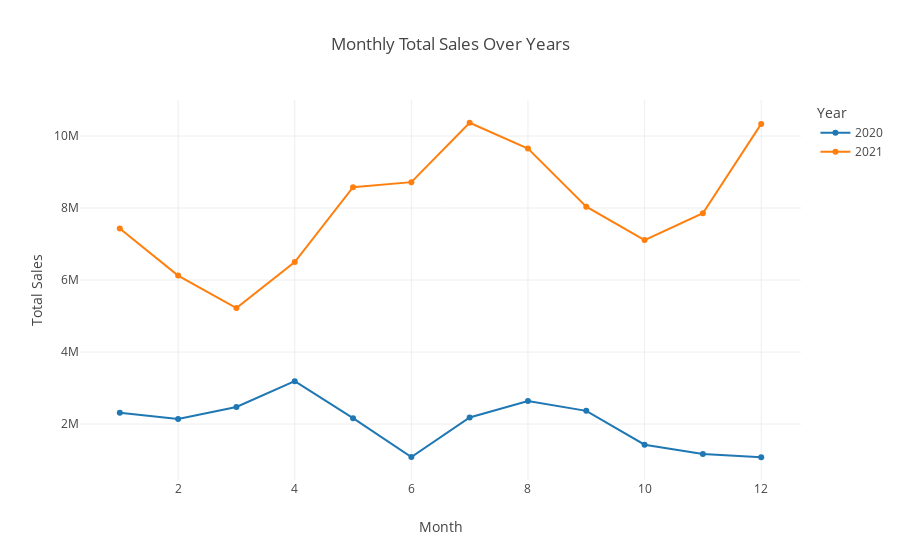

This figure's notebook cell:
### Code cell
px.line(yearly_sales, x="Month", y="Total Sales", color="Year", markers=True, template= "none",title="Monthly Total Sales Over Years")

### Figure 1 — Plotly figure (JSON) as saved in the notebook; plotly's stock layout.template omitted (floating-point values rounded to 4 significant figures)
{"data": [{"hovertemplate": "Year=2020<br>Month=%{x}<br>Total Sales=%{y}<extra></extra>", "legendgroup": "2020", "line": {"color": "#1F77B4", "dash": "solid"}, "marker": {"symbol": "circle"}, "mode": "markers+lines", "name": "2020", "orientation": "v", "showlegend": true, "type": "scatter", "x": [1, 2, 3, 4, 5, 6, 7, 8, 9, 10, 11, 12], "xaxis": "x", "y": [2312746, 2140813, 2474202, 3193081, 2164764, 1084194, 2182388, 2641630, 2367686, 1428569, 1168050, 1079202], "yaxis": "y"}, {"hovertemplate": "Year=2021<br>Month=%{x}<br>Total Sales=%{y}<extra></extra>", "legendgroup": "2021", "line": {"color": "#FF7F0E", "dash": "solid"}, "marker": {"symbol": "circle"}, "mode": "markers+lines", "name": "2021", "orientation": "v", "showlegend": true, "type": "scatter", "x": [1, 2, 3, 4, 5, 6, 7, 8, 9, 10, 11, 12], "xaxis": "x", "y": [7432021, 6123040, 5220782, 6498339, 8576956, 8718953, 10368031, 9651596, 8037898, 7110189, 7855390, 10336130], "yaxis": "y"}], "layout": {"autosize": true, "legend": {"title": {"text": "Year"}, "tracegroupgap": 0}, "title": {"text": "Monthly Total Sales Over Years"}, "xaxis": {"anchor": "y", "autorange": true, "domain": [0, 1], "range": [0.3328, 12.67], "title": {"text": "Month"}, "type": "linear"}, "yaxis": {"anchor": "x", "autorange": true, "domain": [0, 1], "range": [312600.0, 11130000.0], "title": {"text": "Total Sales"}, "type": "linear"}}}
